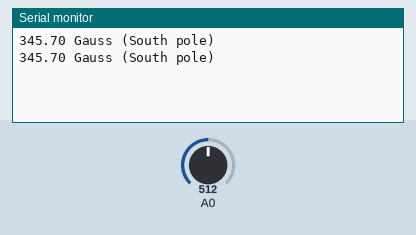
This sketch was run on a simulated Arduino Uno, built with avr-gcc and run on an emulated ATmega328P. Parts: the last lines printed to the serial monitor. The test bench sets the inputs (shaded band); at power-on: A0 = 512.

Above: at 1.8 s.
1.9 s: A0 set to 306
At 2.8 s:
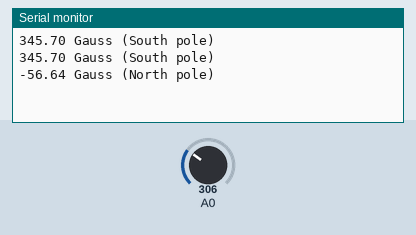
4.5 s: A0 set to 122
At 5.8 s:
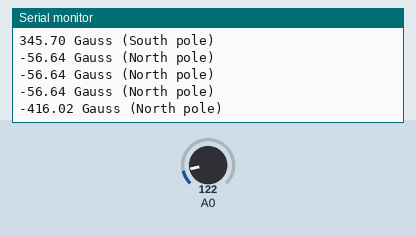

The sketch:

HALL.ino
```cpp
#define NOFIELD 335L    // Analog output with no applied field, calibrate this

// Uncomment one of the lines below according to device in use A1301 or A1302
// This is used to convert the analog voltage reading to milliGauss
// For A1301: 2.5mV = 1Gauss, and 1024 analog steps = 5V, so 1 step = 1953mG
// For A1302: 1.3mV = 1Gauss, and 1024 analog steps = 5V, so 1 step = 3756mG

#define TOMILLIGAUSS 1.953125
// #define TOMILLIGAUSS 3.756010

void setup()
{
  Serial.begin(115200);
}

void loop()
{
  float gauss = (analogRead(0) - NOFIELD) * TOMILLIGAUSS;
  int LEDR = 3;
  int LEDL = 10;
  Serial.print(gauss, 2);
  Serial.print(" Gauss ");

  if (gauss > 0)     Serial.println("(South pole)");
  else if (gauss < 0) Serial.println("(North pole)");
  else               Serial.println();

  delay(1000);

  if ( 30 < gauss ) {
    digitalWrite(LEDR, HIGH);
    digitalWrite(LEDL, LOW);
  }
  else if ( 10 > gauss) {
    digitalWrite(LEDR, LOW);
    digitalWrite(LEDL, HIGH);
  }
  else {
    digitalWrite(LEDR, LOW);
    digitalWrite(LEDL, LOW);
  }
}
```

Measured:
- after the input at 1.9 s, the serial monitor: prints a new line after 0.10 s (image 1)
- after the input at 4.5 s, the serial monitor: prints a new line after 0.50 s (image 2)
